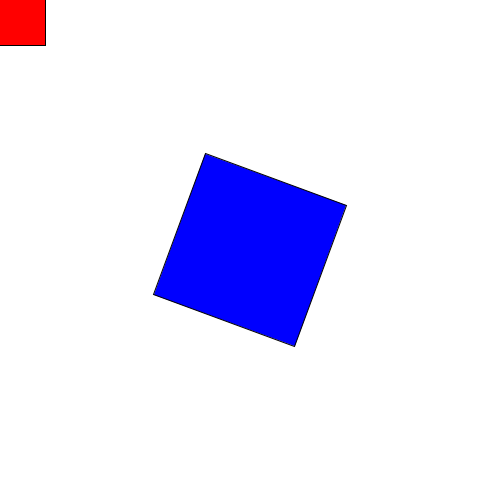
Frame 1 (no input)
Frame 60 (the mouse pressed at the canvas centre just before this capture): identical to frame 1, image omitted
Frame 120 (the mouse held since frame 60 and released just before this capture): identical to frame 1, image omitted

The Processing sketch that drew this single still picture (run headless with seeded random() and noise(); from frame 60 on, the mouse is pressed at the canvas centre):

// Processing sketch: cours_02_rotationMatrix
// ── cours_02_rotationMatrix.pde
void setup()
{
  size(500, 500);
}

void draw()
{
  background(255);
  
  pushMatrix();
  translate(width/2, height/2);
  float angle = radians(20);
  
  rotate(angle);
  fill(0, 0, 255);
  rectMode(CENTER);
  rect(0, 0, 150, 150);
  popMatrix();
  
  fill(255, 0, 0);
  rect(20, 20, 50, 50);
}
